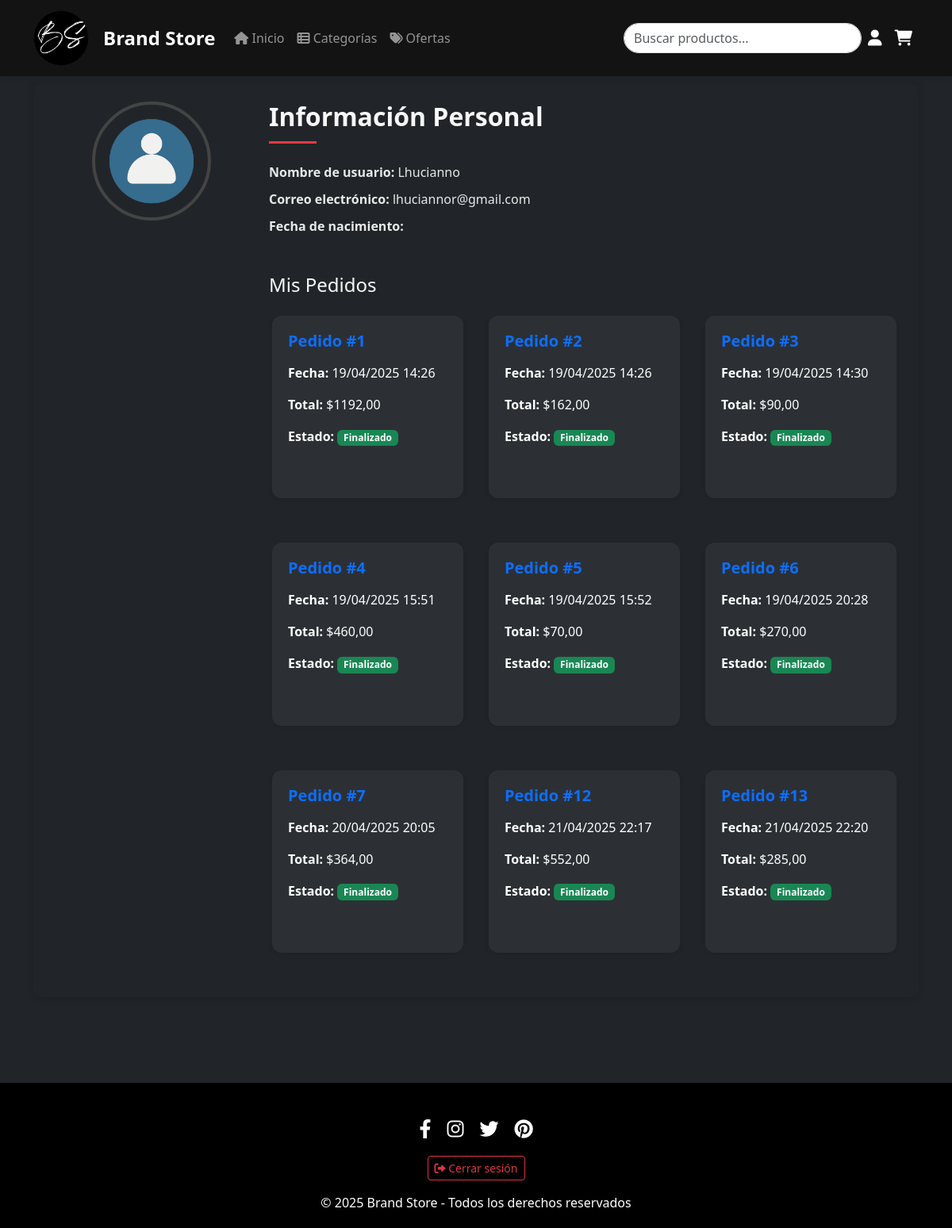
The app's page /perfil/ (signed in) with its own data.
### productos/models.py (models this page shows, shortened)
class Pedido(models.Model):
    usuario = models.ForeignKey(User, on_delete=models.CASCADE)  # Agregado el campo usuario
    fecha = models.DateTimeField(default=timezone.now)
    total = models.DecimalField(max_digits=10, decimal_places=2)

### productos/views.py (the view)
# urls.py: path('perfil/', views.perfil_usuario, name='perfil'),
@login_required
def perfil_usuario(request):
    usuario = request.user
    pedidos = Pedido.objects.filter(usuario=usuario)
    carrito = request.session.get('cart', {})
    total_carrito = sum(item['cantidad'] for item in carrito.values())
    return render(request, 'productos/perfil.html', {
        'usuario': usuario,
        'pedidos': pedidos,
        'total_carrito': total_carrito
    })

### productos/templates/productos/perfil.html
{% load static %}
{% include 'productos/menu.html' %}
<div class="container mt-5">
    <div class="perfil-container p-4">
        <div class="row align-items-start">
            <div class="col-md-3 text-center mb-4 mb-md-0">
                <div class="perfil-img">
                    <img src="{% static 'images/pfp.png' %}" alt="Foto de perfil" class="rounded-circle" style="width: 150px; height: 150px; object-fit: cover;">
                </div>
            </div>
            <div class="col-md-9">
                <h2 class="section-title mb-4">Información Personal</h2>
                <div class="perfil-datos mb-5">
                    <p><strong>Nombre de usuario:</strong> {{ usuario.username }}</p>
                    <p><strong>Correo electrónico:</strong> {{ usuario.email }}</p>
                    <p><strong>Fecha de nacimiento:</strong> {{ usuario.perfilusuario.fecha_nacimiento|date:"d/m/Y" }}</p>
                </div>
                <div class="perfil-pedidos">
                    <h4 class="mb-4">Mis Pedidos</h4>
                    {% if pedidos %}
                        <div class="row gx-4 gy-4">
                            {% for pedido in pedidos %}
                            <div class="col-md-6 col-lg-4">
                                <div class="card h-100 shadow-sm border-0" style="background-color: #2c3034; color: white; border-radius: 12px;">
                                    <div class="card-body">
                                        <h5 class="card-title text-primary mb-3">Pedido #{{ pedido.id }}</h5>
                                        <p><strong>Fecha:</strong> {{ pedido.fecha|date:"d/m/Y H:i" }}</p>
                                        <p><strong>Total:</strong> ${{ pedido.total }}</p>
                                        <p><strong>Estado:</strong>
                                            <span class="badge bg-success text-white">Finalizado</span>
                                        </p>
                                    </div>
                                </div>
                            </div>
                            {% endfor %}
                        </div>
                    {% else %}
                        <p>No tienes pedidos realizados aún.</p>
                    {% endif %}
                </div>
            </div>
        </div>
    </div>
</div>
{% include 'productos/footer.html' %}

### static/css/style.css (style rules this page uses)
:root { --primary-color: #e63946; --secondary-color: #f8f9fa; --dark-color: #212529; --light-color: #f8f8f8; }
html, body { height: 100%; margin: 0; }
body { background-color: var(--dark-color); color: var(--light-color); padding-top: 56px; display: flex; flex-direction: column; }
.section-title { position: relative; margin-bottom: 30px; padding-bottom: 15px; }
.section-title:after { content: ''; position: absolute; bottom: 0; left: 0; width: 60px; height: 3px; background-color: var(--primary-color); }
.card { border: none; border-radius: 10px; overflow: hidden; box-shadow: 0 5px 15px rgba(0,0,0,0.1); transition: all 0.3s ease; margin-bottom: 30px; height: 100%; }
.card-body { padding: 20px; }
.card-title { font-weight: 600; margin-bottom: 15px; color: var(--dark-color); }
.perfil-container { padding: 40px; border-radius: 12px; box-shadow: 0 2px 12px rgba(0, 0, 0, 0.15); background-color: var(--dark-color); margin-bottom: 60px; }
.perfil-img img { border: 4px solid #444; }
.perfil-datos p { font-size: 1rem; margin-bottom: 10px; color: #e8e9e8; }
h2.section-title { font-size: 2rem; font-weight: bold; color: var(--light-color); margin-bottom: 25px; }
.perfil-pedidos { margin-top: 40px; }
.perfil-pedidos h4 { font-size: 1.5rem; margin-bottom: 20px; color: var(--light-color); }
@media (min-width: 992px) { .col-lg-4 { max-width: 300px; } }
.row.gx-4.gy-4 > [class*='col-'] { padding-left: 1rem; padding-right: 1rem; margin-bottom: 2rem; }

### records on screen
Pedido: id "1", fecha "19/04/2025 14:26", total "1192,00"
Pedido: id "2", fecha "19/04/2025 14:26", total "162,00"
Pedido: id "3", fecha "19/04/2025 14:30", total "90,00"
Pedido: id "4", fecha "19/04/2025 15:51", total "460,00"
Pedido: id "5", fecha "19/04/2025 15:52", total "70,00"
Pedido: id "6", fecha "19/04/2025 20:28", total "270,00"
Pedido: id "7", fecha "20/04/2025 20:05", total "364,00"
Pedido: id "12", fecha "21/04/2025 22:17", total "552,00"
Pedido: id "13", fecha "21/04/2025 22:20", total "285,00"

### other values on screen
{{ usuario.username }} "Lhucianno"
{{ usuario.email }} "lhuciannor@gmail.com"
